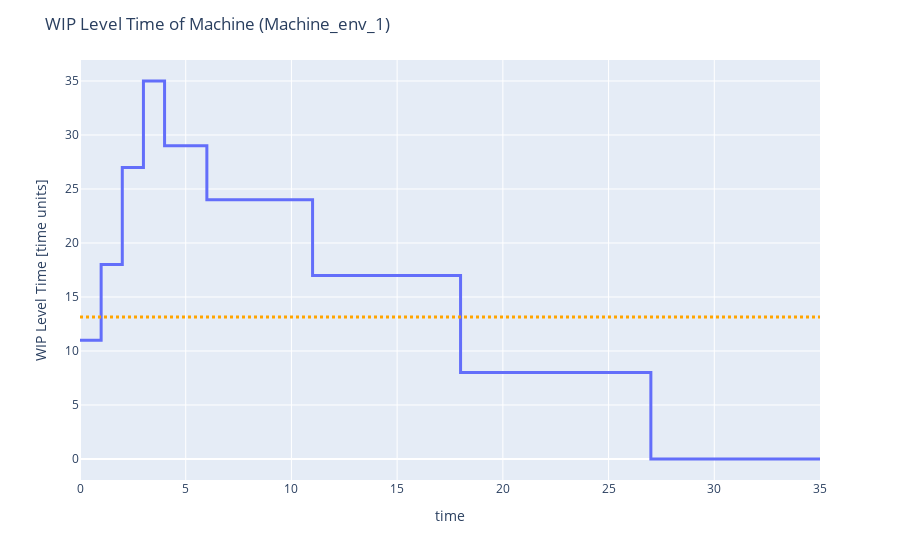

Source (notebook cell):
### Code cell
ret = m.draw_WIP_level(use_num_jobs_metric=False)

### Figure 1 — Plotly figure (JSON) as saved in the notebook; plotly's stock layout.template omitted (floating-point values rounded to 4 significant figures)
{"data": [{"hovertemplate": "x=%{x}<br>y=%{y}<extra></extra>", "legendgroup": "", "line": {"color": "#636efa", "dash": "solid", "shape": "vh", "width": 3}, "marker": {"symbol": "circle"}, "mode": "lines", "name": "", "orientation": "v", "showlegend": false, "type": "scatter", "x": [0, 1, 2, 3, 4, 6, 11, 18, 27, 35], "xaxis": "x", "y": [11, 11, 18, 27, 35, 29, 24, 17, 8, 0], "yaxis": "y"}], "layout": {"legend": {"tracegroupgap": 0}, "margin": {"t": 60}, "shapes": [{"line": {"color": "orange", "dash": "dot", "width": 3}, "type": "line", "x0": 0, "x1": 1, "xref": "x domain", "y0": 13.14, "y1": 13.14, "yref": "y"}], "title": {"text": "WIP Level Time of Machine (Machine_env_1)"}, "xaxis": {"anchor": "y", "domain": [0, 1], "title": {"text": "time"}}, "yaxis": {"anchor": "x", "domain": [0, 1], "title": {"text": "WIP Level Time [time units]"}}}}
